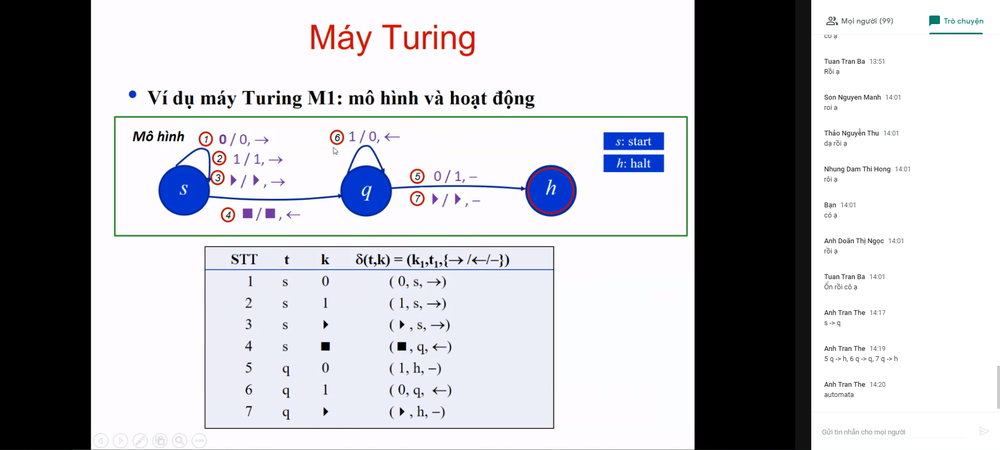
#> input picture Resource/MayTuring.PNG, 1000 x 450 px, shrunk from 1865 x 840 before the run
$ python chapter2.py
#> lines starting #> are read from the running program, lines starting #| are printed output that depends on the picture; after the words box and inside, x2 and y2 are one past the last pixel; in counts of white or black regions, pixels touching at a corner belong together
import cv2
import numpy as np

img = cv2.imread("../Resource/MayTuring.PNG")
#> img is the input picture: shape (450, 1000, 3); mean B, G, R 194.1, 189.3, 189.3

#kernel
kernel = np.ones((5,5),np.uint8)
print(kernel)


imgGray = cv2.cvtColor(img, cv2.COLOR_BGR2GRAY)
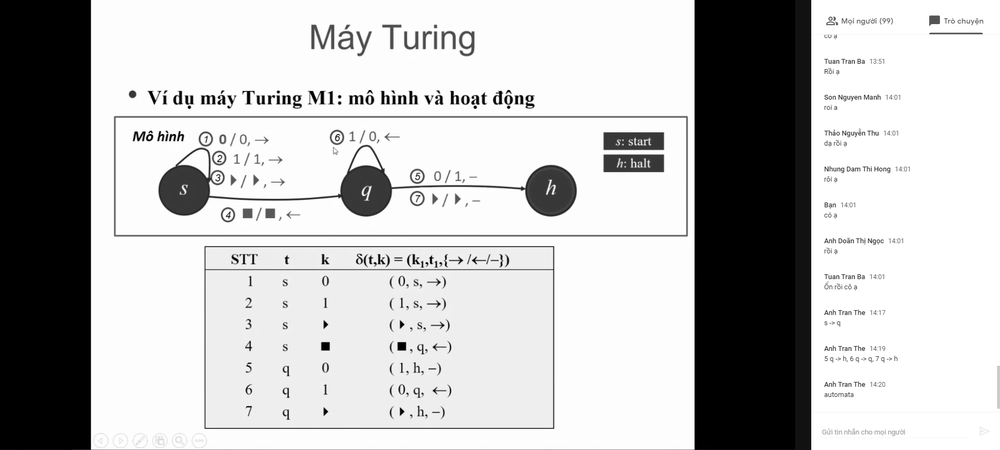
#> imgGray: shape (450, 1000); min 0, max 255, mean 189.9
imgBlur = cv2.GaussianBlur(imgGray, (7,7), 0)
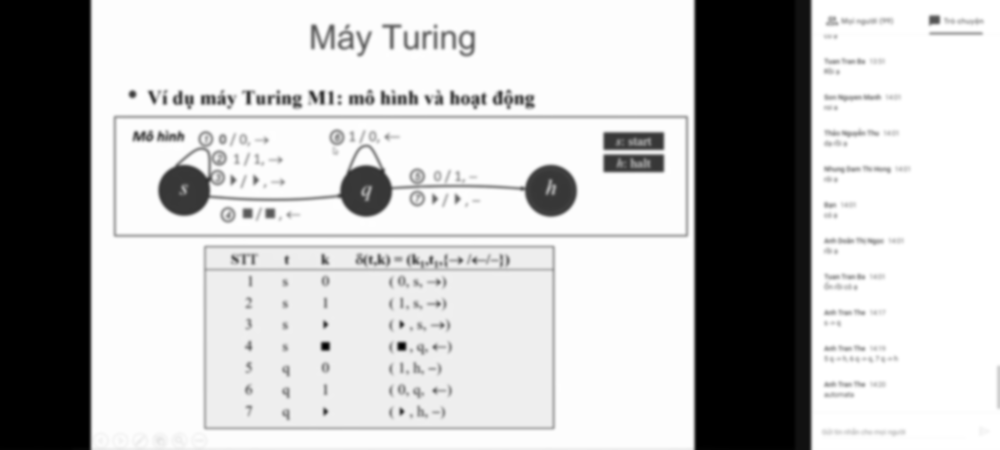
#> imgBlur: shape (450, 1000); min 0, max 255, mean 189.9
imgCanny = cv2.Canny(img, 100,100)
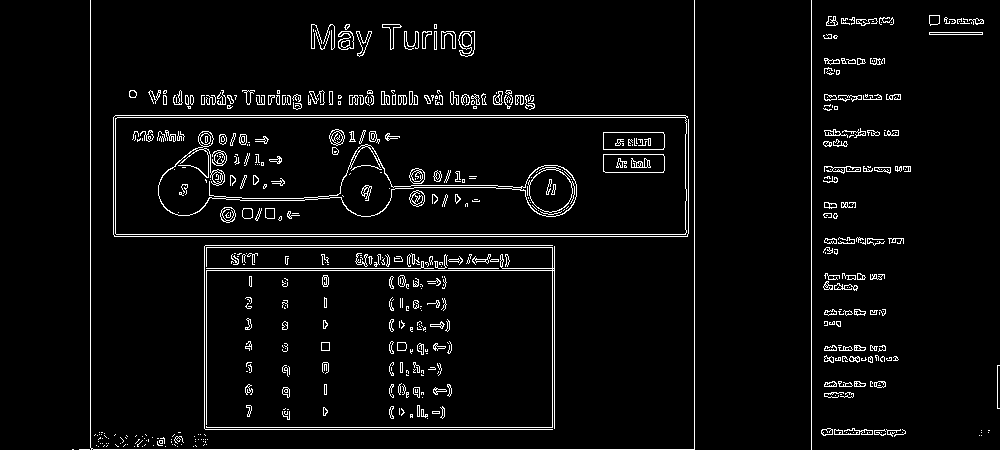
#> imgCanny: shape (450, 1000); 4.5% white in thin lines or dots
imgDialation = cv2.dilate(imgCanny, kernel, iterations=1)
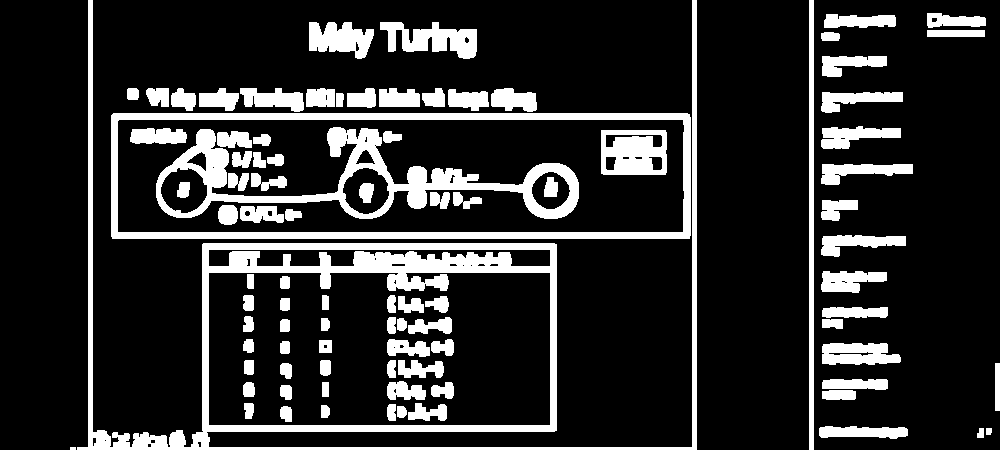
#> imgDialation: shape (450, 1000); 17.7% white; 92 white regions (1 under 20 px), largest, box (x1, y1, x2, y2) and area: (77, 0, 697, 450) 20923, (111, 113, 691, 239) 9772, (156, 127, 579, 219) 9400
imgEroded = cv2.erode(imgDialation, kernel, iterations=1)
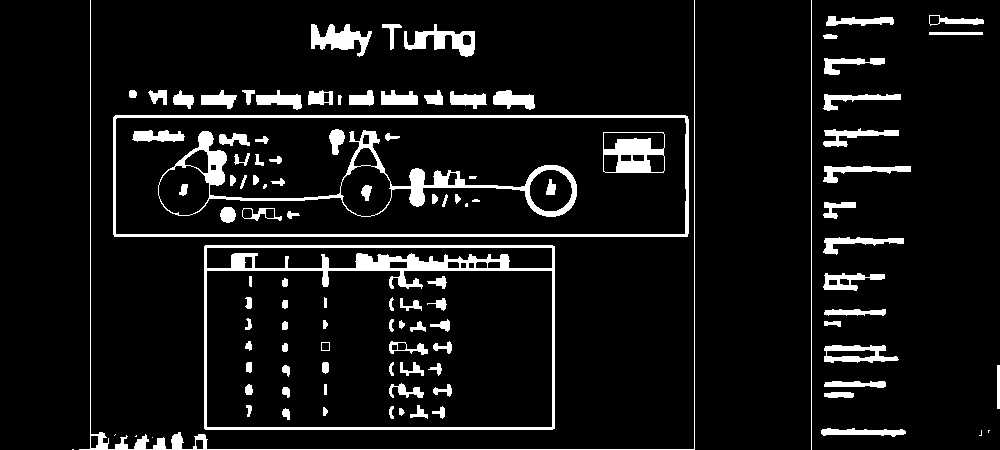
#> imgEroded: shape (450, 1000); 8.1% white; 110 white regions (8 under 20 px), largest, box (x1, y1, x2, y2) and area: (204, 245, 555, 430) 6238, (113, 115, 689, 237) 4232, (158, 130, 577, 217) 4222

cv2.imshow("Gray Img", imgGray)
cv2.imshow("Blur Img", imgBlur)
cv2.imshow("Canny Img", imgCanny)
cv2.imshow("Dialation Img", imgDialation)
cv2.imshow("Eroded Img", imgEroded)

cv2.waitKey(0)
